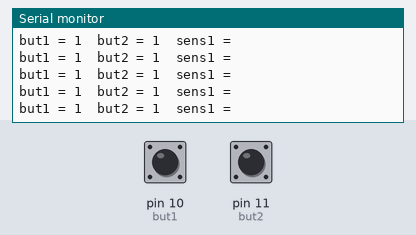
Simulated run of this sketch. Board: Arduino Uno, built with avr-gcc and run on an emulated ATmega328P. Parts: the last lines printed to the serial monitor. The test bench sets the inputs (shaded band); at power-on: pin 10 (but1) HIGH, pin 11 (but2) HIGH.

Above: at 1.2 s.
1.3 s: pin 10 (but1) pulled LOW for 0.15 s
4.4 s: pin 11 (but2) pulled LOW for 0.15 s
7.5 s: pin 10 (but1) pulled LOW for 1 s
At 7.71 s:
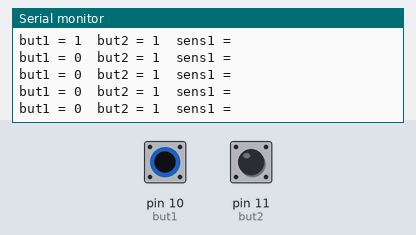
11.5 s: pin 11 (but2) pulled LOW for 1 s
At 11.76 s:
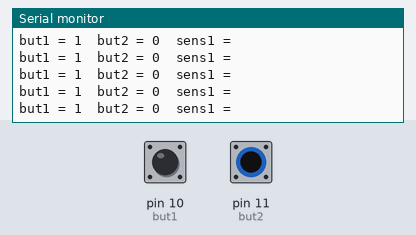

Measured:
- after the input at 7.5 s, the serial monitor: prints a new line after 0.06 s (image 1)
- after the input at 11.5 s, the serial monitor: prints a new line after 0.05 s (image 2)

The sketch:

rpi_keyboard_but.ino
```cpp
int stp = 13; //подключите 13 пин к step
int dir = 12; //подключите 12 пин к dir

int key1 = 9;
int but1 = 10;
int but2 = 11;
int sens1 = 8;

int speed = 3000;

void setup()

{
  Serial.begin(9600);

  pinMode(but1, INPUT_PULLUP);
  pinMode(but2, INPUT_PULLUP);
}

void loop()
{
  Serial.print("but1 = ");
  Serial.print(digitalRead(but1));
  Serial.print("  ");
  Serial.print("but2 = ");
  Serial.print(digitalRead(but2));
  Serial.println("  sens1 = ");
  //Serial.println(digitalRead(sens1));

  if(digitalRead(but1)==0){
        digitalWrite(dir, LOW);

        for(int a=0; a<10; a++){
          digitalWrite(stp, HIGH);
          delayMicroseconds(speed);
          digitalWrite(stp, LOW);
          delayMicroseconds(speed);
        }
  }

  if(digitalRead(but2)==0){
        digitalWrite(dir, HIGH);

        for(int a=0; a<10; a++){
          digitalWrite(stp, HIGH);
          delayMicroseconds(speed);
          digitalWrite(stp, LOW);
          delayMicroseconds(speed);
        }
  }

  /*if(digitalRead(but2)==0)  {
        digitalWrite(key1, HIGH);
        delay(200);
        digitalWrite(key1, LOW);
  }*/
}
```
